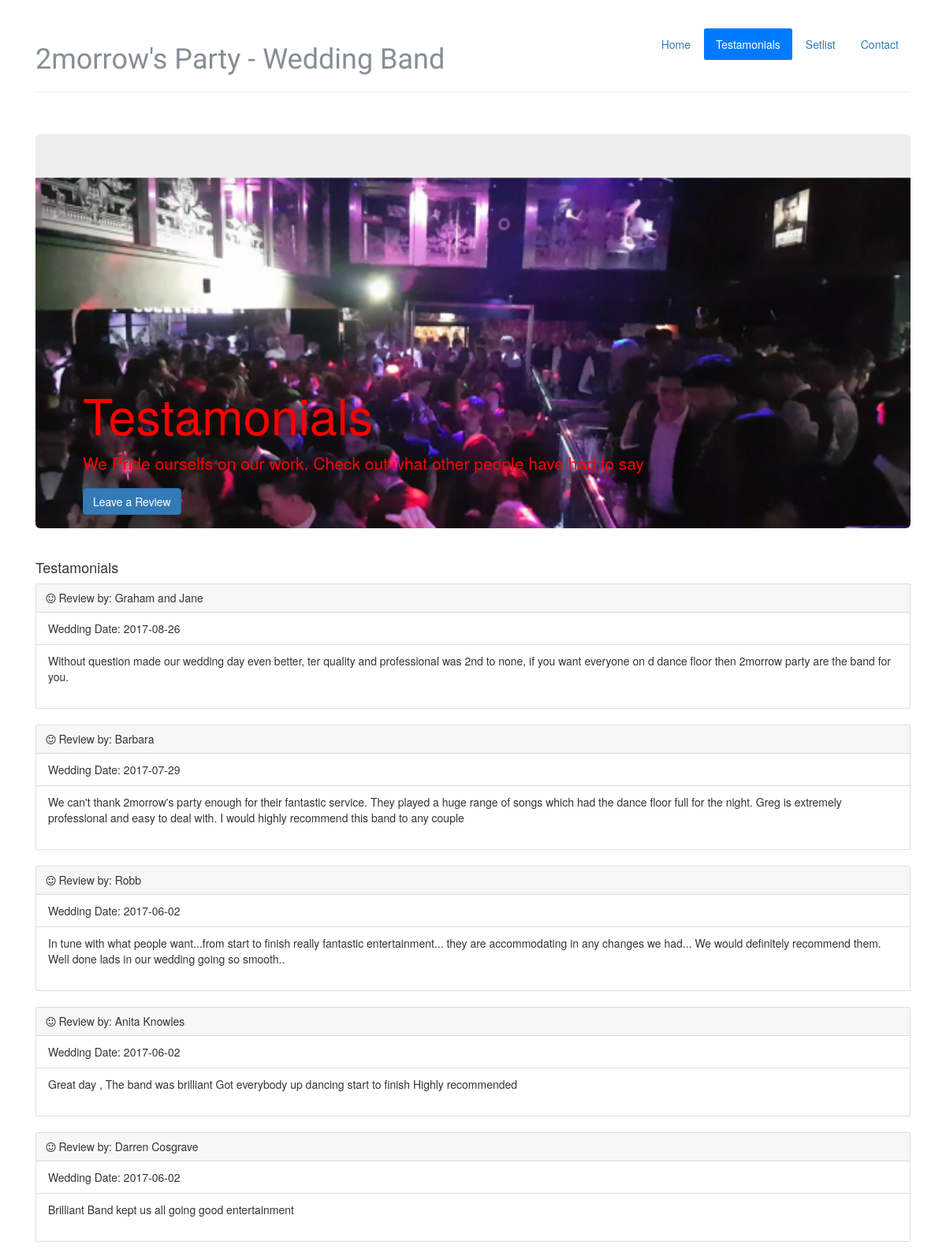
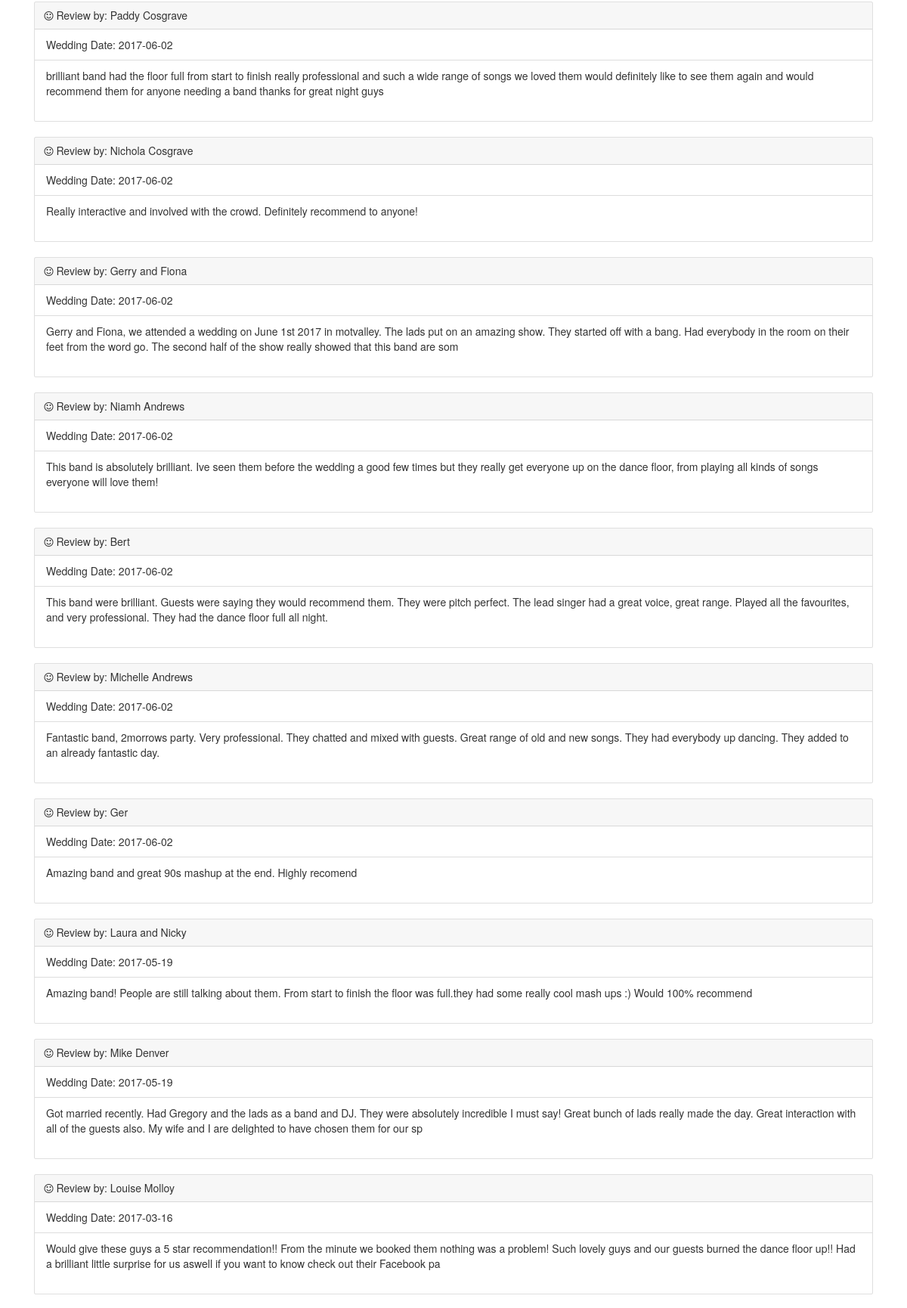
Screenshot of /testamonials.php (upper part) with the database file from the repository (2 pictures, top to bottom).
### tables this page shows
CREATE TABLE `testamonials` (
  `id` int(11) NOT NULL,
  `message` varchar(255) NOT NULL,
  `customer` varchar(50) NOT NULL,
  `date` date NOT NULL
);

### testamonials.php (the view, shortened to what this page needs)
<?php
include 'db/database.php';
?>
<!doctype html>
<html lang="en">
  <head>
  <link rel="stylesheet" href="https://maxcdn.bootstrapcdn.com/bootstrap/4.0.0-beta.3/css/bootstrap.min.css">
 <link href="css/bootstrap.min.css" rel="stylesheet">
 <link rel="stylesheet" href="https://cdnjs.cloudflare.com/ajax/libs/font-awesome/4.7.0/css/font-awesome.min.css">
    <link href="css/main.css" rel="stylesheet">
    <link rel="stylesheet" href="https://maxcdn.bootstrapcdn.com/bootstrap/3.3.7/css/bootstrap.min.css">
  </head>
  <body>
    <div class="container">
      <header class="header clearfix">
        <nav>
          <ul class="nav nav-pills float-right">
            <li class="nav-item">
              <a class="nav-link " href="index.php">Home </a>
            </li>
            <li class="nav-item">
              <a class="nav-link active " href="#">Testamonials <span class="sr-only">(current)</span></a>
            </li>
            <li class="nav-item">
              <a class="nav-link" href="setlist.php">Setlist</a>
            </li>
            <li class="nav-item">
              <a class="nav-link" href="contact.php">Contact</a>
            </li>
          </ul>
        </nav>
        <h3 class="text-muted" id="mainTxtTop">2morrow's Party - Wedding Band</h3>
          <hr>
      </header>
      <main role="main">
        <div class="jumbotron">
          <div class="cont">
            <h1 class="display-3">Testamonials</h1>
            <p class="lead">We Pride ourselfs on our work. Check out what other people have had to say </p>
            <p><a class="btn btn-primary" href="#" role="button">Leave a Review
            </a></p>
          </div>
          </div>
        <div class="row marketing">
          <div class="col-lg-12">
            <h4>Testamonials</h4>
      <?php
          $query1 = "SELECT customer, message, date FROM testamonials ORDER BY date desc; ";
          $run = $mysqli->query($query1);
          while ($row = $run->fetch_array()) {
              $message = $row['message'];
              $customer = $row['customer'];
              $date = $row['date'];
              echo '
              <div class="card" style="width: 100%;">
        <div class="card-header">
        <i class="fa fa-smile-o" aria-hidden="true"></i>   Review by: '.$customer.'
        </div>
        <ul class="list-group list-group-flush">
          <li class="list-group-item">Wedding Date: '.$date.'</li>
          <li class="list-group-item">'.$message.'</li>
        </ul>
      </div>
      <br>
            ';
          }
       ?>
            </div>
        </div>
      </main>
    </div>
  </body>
</html>

### css/main.css (style rules this page uses)
.container { width: 100%; padding-right: 15px; padding-left: 15px; margin-right: auto; margin-left: auto; padding-top: 3%; }
.header { padding-bottom: 3%; }
#mainTxtTop { font-size: 36px; font-family: 'Lobster', 'cursive' !important; }
.jumbotron { background-image: url(../images/2mp.png); height:500px; background-repeat: no-repeat; background-size: cover; }
.jumbotron .cont { color:red; font-size: 20px; font-weight: bold; position:relative; top:250px; }

### testamonials.php (style rules this page uses)
.jumbotron { background-image: url('images/sp8.png'); height:500px; background-repeat: no-repeat; background-size: cover; }
.jumbotron .cont { color:blue font-size: 20px; font-weight: bold; position:relative; top:250px; }

### rows the page displays
testamonials: customer "Graham and Jane", date "2017-08-26", message "Without question made our wedding day even better, ter quality and professional was 2nd to none, if you want everyone on d dance floor then 2morrow party are the band for you."
testamonials: customer "Barbara", date "2017-07-29", message "We can't thank 2morrow's party enough for their fantastic service. They played a huge range of songs which had the dance floor full for the night. Greg is extremely professional and easy to deal with. I would highly recommend this band to any couple"
testamonials: customer "Robb", date "2017-06-02", message "In tune with what people want...from start to finish really fantastic entertainment... they are accommodating in any changes we had... We would definitely recommend them. Well done lads in our wedding going so smooth.."
testamonials: customer "Anita Knowles", date "2017-06-02", message "Great day , The band was brilliant Got everybody up dancing start to finish Highly recommended"
testamonials: customer "Darren Cosgrave", date "2017-06-02", message "Brilliant Band kept us all going good entertainment"
testamonials: customer "Paddy Cosgrave", date "2017-06-02", message "brilliant band had the floor full from start to finish really professional and such a wide range of songs we loved them would definitely like to see them again and would recommend them for anyone needing a band thanks for great night guys"
testamonials: customer "Nichola Cosgrave", date "2017-06-02", message "Really interactive and involved with the crowd. Definitely recommend to anyone!"
testamonials: customer "Gerry and Fiona", date "2017-06-02", message "Gerry and Fiona, we attended a wedding on June 1st 2017 in motvalley. The lads put on an amazing show. They started off with a bang. Had everybody in the room on their feet from the word go. The second half of the show really showed that this band are som"
testamonials: customer "Niamh Andrews", date "2017-06-02", message "This band is absolutely brilliant. Ive seen them before the wedding a good few times but they really get everyone up on the dance floor, from playing all kinds of songs everyone will love them!"
testamonials: customer "Bert", date "2017-06-02", message "This band were brilliant. Guests were saying they would recommend them. They were pitch perfect. The lead singer had a great voice, great range. Played all the favourites, and very professional. They had the dance floor full all night."
testamonials: customer "Michelle Andrews", date "2017-06-02", message "Fantastic band, 2morrows party. Very professional. They chatted and mixed with guests. Great range of old and new songs. They had everybody up dancing. They added to an already fantastic day."
testamonials: customer "Ger", date "2017-06-02", message "Amazing band and great 90s mashup at the end. Highly recomend"
testamonials: customer "Laura and Nicky", date "2017-05-19", message "Amazing band! People are still talking about them. From start to finish the floor was full.they had some really cool mash ups :) Would 100% recommend"
testamonials: customer "Mike Denver", date "2017-05-19", message "Got married recently. Had Gregory and the lads as a band and DJ. They were absolutely incredible I must say! Great bunch of lads really made the day. Great interaction with all of the guests also. My wife and I are delighted to have chosen them for our sp"
testamonials: customer "Louise Molloy", date "2017-03-16", message "Would give these guys a 5 star recommendation!! From the minute we booked them nothing was a problem! Such lovely guys and our guests burned the dance floor up!! Had a brilliant little surprise for us aswell if you want to know check out their Facebook pa"
